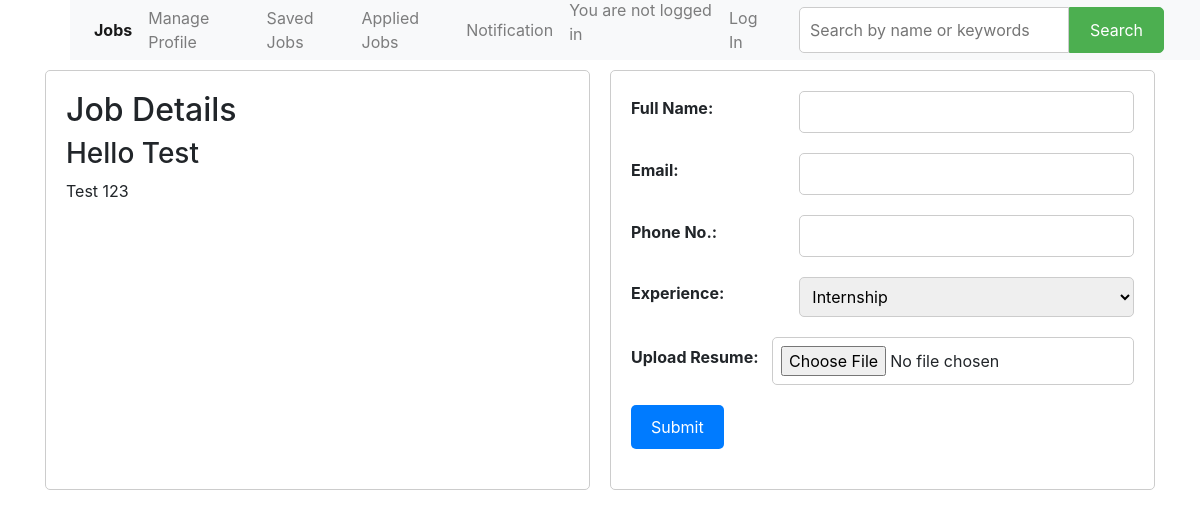
Before: /applyjobhome/1/ with the older database file.
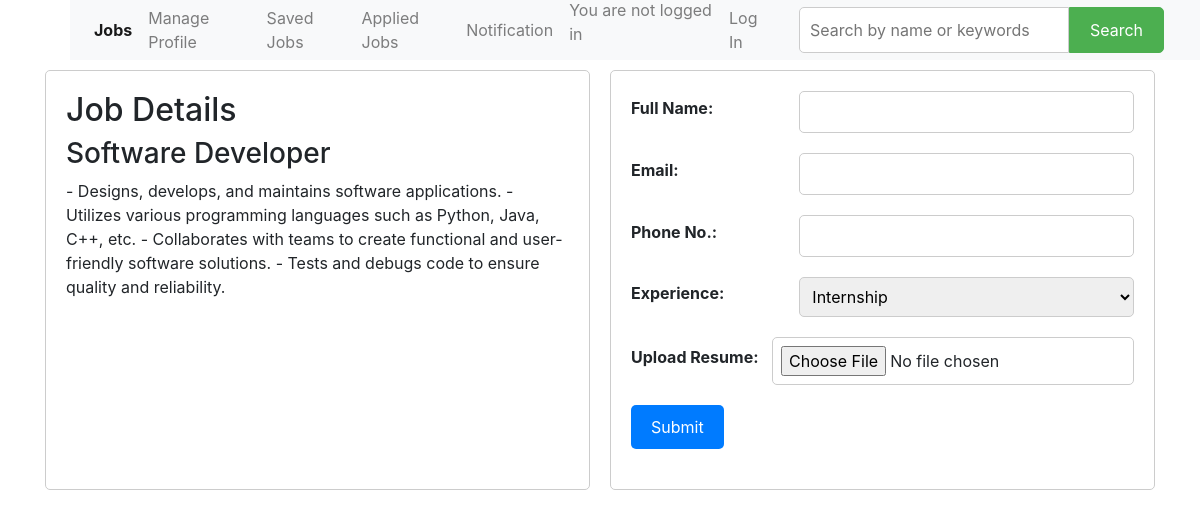
After: the same page with the newer database file.
### maincode/models.py (models this page shows, shortened)
class Job(models.Model):
    job_title = models.CharField(max_length=100)
    job_description = models.TextField()
    photo = models.ImageField(upload_to='job_photos/', null=True, blank=True)

### maincode/views.py (the view)
# urls.py: path('applyjobhome/<int:job_id>/',views.applyportal_home_data,name='applyportal_home_data'),
def applyportal_home_data(request, job_id):
    saveddata = Job.objects.filter(id=job_id)  # Assuming job_id is a field in the Job model
    context = {'data': saveddata}  # Corrected context dictionary
    return render(request, 'base/applyjobtemp.html', context)

### templates/base/applyjobtemp.html (shortened to what this page needs)
{% extends '../base/base.html' %}
{% block content %}
<div class="container">
    <div class="job-data">
        <h2>Job Details</h2>
        {% for job in data %}
        <div class="job-item">
            <h3>{{ job.job_title }}</h3>
            <p>{{ job.job_description }}</p>
        </div>
    </div>
    <div class="form-container">
            <form method="post" action="{% url 'applydata_submit' job.id %}" enctype="multipart/form-data">
            <div class="form-group">
                <label for="fullname">Full Name:</label>
                <input type="text" id="fullname" name="fullname" required>
            </div>
            <div class="form-group">
                <label for="email">Email:</label><br>
                <input type="email" id="email" name="email" required>
            </div>
            <div class="form-group">
                <label for="phone">Phone No.:</label><br>
                <input type="tel" id="phone" name="phone" pattern="[0-9]{10}"
                    title="Please enter a 10-digit phone number" required>
            </div>
            <div class="form-group">
                <label for="experience">Experience:</label>
                <select id="experience" name="experience">
                    <option value="0yr">Internship</option>
                </select>
            </div>
            <div class="form-group">
                <label for="resume">Upload Resume:</label>
                <input type="file" id="resume" name="resume" accept=".pdf,.doc,.docx" required>
            </div>
            <div class="form-group">
                <button type="submit">Submit</button>
            </div>
        </form>
    </div>
</div>
{% endfor %}
{% endblock %}

Changed rows visible on the page:
removed Job: job_title "Hello Test", job_description "Test 123"
added Job: job_title "Software Developer", job_description "- Designs, develops, and maintains software applications. - Utilizes various programming languages such as Python, Java, C++, etc. - Collaborates with teams to create functional and user-friendly software solutions. - Tests and debugs code to ensure quality and reliability."
